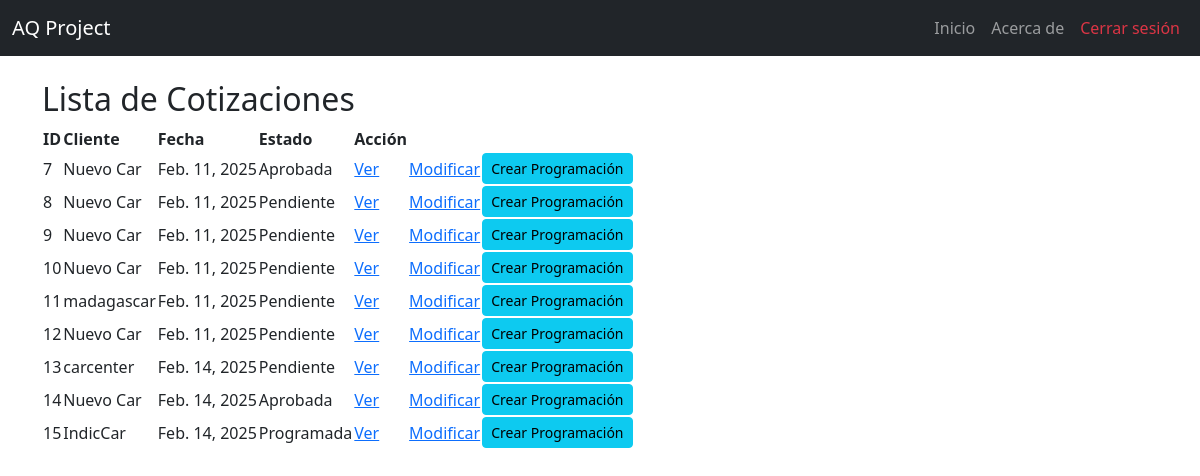
/cotizaciones/cotizaciones/ (signed in), run on an earlier commit of the app's database.
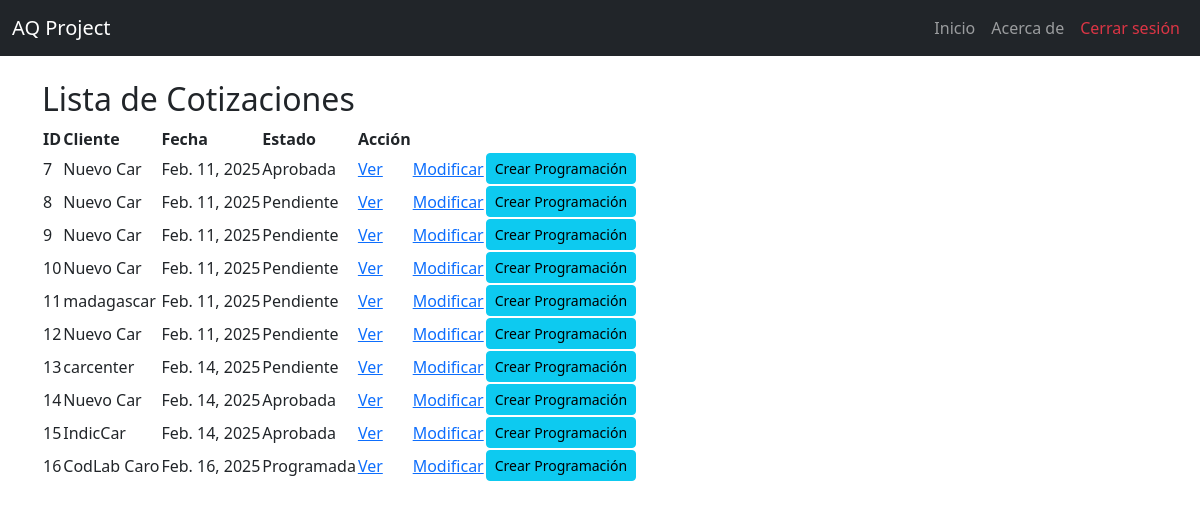
And on a later commit of the database.
### cotizaciones/models.py (models this page shows, shortened)
class Cotizacion(models.Model):
    solicitud = models.ForeignKey(Solicitud, on_delete=models.CASCADE, related_name="cotizaciones")
    numero_servicio = models.CharField(max_length=10, unique=True, help_text="Formato: XXXX-X")
    fecha_cotizacion = models.DateField(null=True, blank=True)
    tipo_servicio = models.ManyToManyField("TipoServicio")
    dias_auditoria_etapa_1 = models.DecimalField(max_digits=3, decimal_places=1, null=True, blank=True)
    dias_auditoria_etapa_2 = models.DecimalField(max_digits=3, decimal_places=1, null=True, blank=True)
    precio_neto = models.DecimalField(max_digits=10, decimal_places=2, help_text="Valor sin IVA")
    precio_iva = models.DecimalField(max_digits=10, decimal_places=2, default=Decimal("0.00"), help_text="IVA (19%)")
    precio_total = models.DecimalField(max_digits=10, decimal_places=2, default=Decimal("0.00"), help_text="Total con IVA")
    ESTADO_CHOICES = [
        ('Pendiente', 'Pendiente'),
        ('Aprobada', 'Aprobada'),
        ('Rechazada', 'Rechazada'),
        ('Programada', 'Programada'),
    ]
    estado = models.CharField(max_length=20, choices=ESTADO_CHOICES, default='Pendiente')

### solicitudes/models.py (models this page shows, shortened)
class Solicitud(models.Model):
    cliente = models.ForeignKey(Cliente, on_delete=models.CASCADE, related_name="solicitudes_solicitudes")  # Relación con el modelo Cliente
    fecha_solicitud = models.DateField(default=date.today)  # Fecha en que se crea la solicitud
    estado = models.CharField(
        max_length=20,
        choices=[
            ('Pendiente', 'Pendiente'),
            ('Aprobada', 'Aprobada'),
            ('Rechazada', 'Rechazada')
        ],
        default='Pendiente'
    )  # Estado de la solicitud

class Cliente(models.Model):
    nit = models.CharField(max_length=20, unique=True)  # Nit único
    nombre_propietario = models.CharField(max_length=100)
    nombre_establecimiento = models.CharField(max_length=100)
    representante_legal = models.CharField(max_length=100)
    cedula_ciudadania = models.CharField(max_length=20)
    ciudad = models.CharField(max_length=100)
    departamento = models.CharField(max_length=100)
    direccion = models.CharField(max_length=200)
    representante_organismo = models.CharField(max_length=100)
    cargo = models.CharField(max_length=50)
    telefono_fijo = models.CharField(max_length=20, blank=True, null=True)
    telefono_celular = models.CharField(max_length=20)
    correo_electronico = models.EmailField()
    nivel_cea = models.CharField(max_length=50, choices=NIVELES_CEA)
    cantidad_vehiculos = models.IntegerField(null=True, blank=True)
    cantidad_instructores = models.IntegerField(null=True, blank=True)
    categorias_certificar = models.ManyToManyField(Categoria, blank=True)
    certificado_conformidad = models.CharField(max_length=2, choices=CERTIFICADO_CONFORMIDAD_CHOICES, default="No")
    nombre_ente_certificador = models.CharField(max_length=100, blank=True, null=True)  # Se llena si es "Sí"
    fecha_solicitud = models.DateField(null=True, blank=True)  # Se establece solo cuando se envía la solicitud

### cotizaciones/views.py (the view)
# urls.py: path("cotizaciones/", listado_cotizaciones, name="listado_cotizaciones"),
@login_required
def listado_cotizaciones(request):
    cotizaciones = Cotizacion.objects.all()
    return render(request, "cotizaciones/listado_cotizaciones.html", {"cotizaciones": cotizaciones})

### cotizaciones/templates/cotizaciones/listado_cotizaciones.html (shortened to what this page needs)
<!DOCTYPE html>
<html lang="es">
<head>
</head>
{% extends 'layouts/base.html' %}
{% block content %}
<body>
    <h2>Lista de Cotizaciones</h2>
<table>
    <tr>
        <th>ID</th>
        <th>Cliente</th>
        <th>Fecha</th>
        <th>Estado</th>
        <th>Acción</th>
    </tr>
    {% for cotizacion in cotizaciones %}
    <tr>
        <td>{{ cotizacion.id }}</td>
        <td>{{ cotizacion.solicitud.cliente.nombre_establecimiento }}</td>
        <td>{{ cotizacion.fecha_cotizacion }}</td>
        <td>{{ cotizacion.estado }}</td>
        <td><a href="{% url 'detalle_cotizacion' cotizacion.id %}">Ver</a></td>
        <td><a href="{% url 'editar_cotizacion' cotizacion.id %}">Modificar</a></td>
        <td><a href="{% url 'crear_programacion' cotizacion.id %}" class="btn btn-sm btn-info">Crear Programación</a></td>
    </tr>
    {% endfor %}
</table>
</body>
{% endblock %}

What changed in the data, as far as the page shows it:
changed Cotizacion "IndicCar": estado "Programada" → "Aprobada"
added Cotizacion: id "16", solicitud.cliente.nombre_establecimiento "CodLab Caro", fecha_cotizacion "Feb. 16, 2025", estado "Programada"
